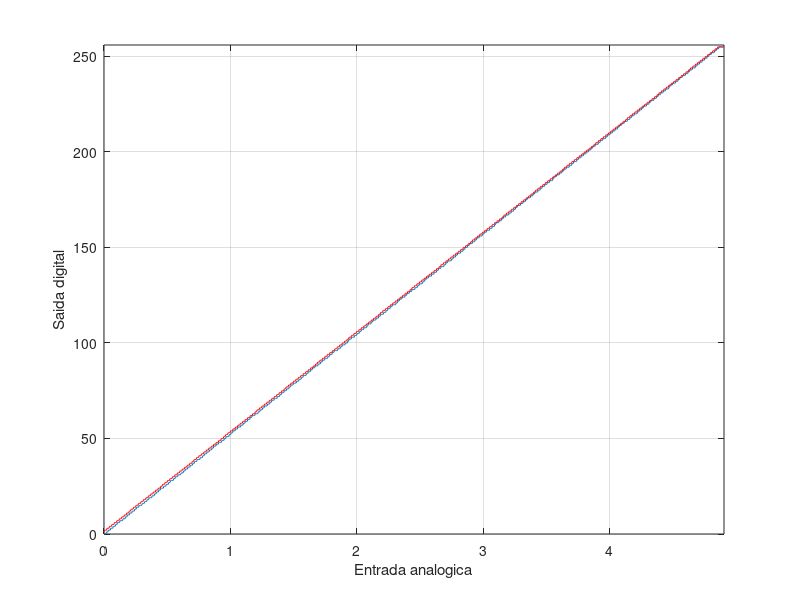
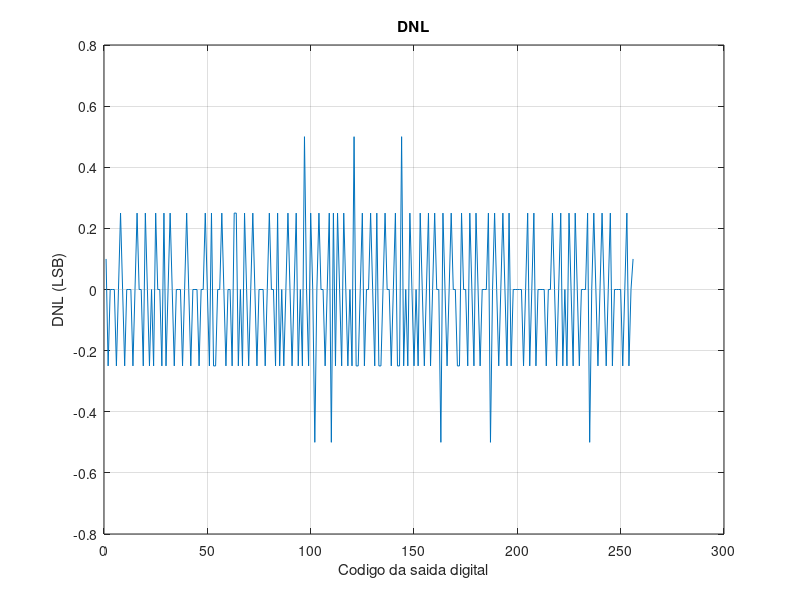
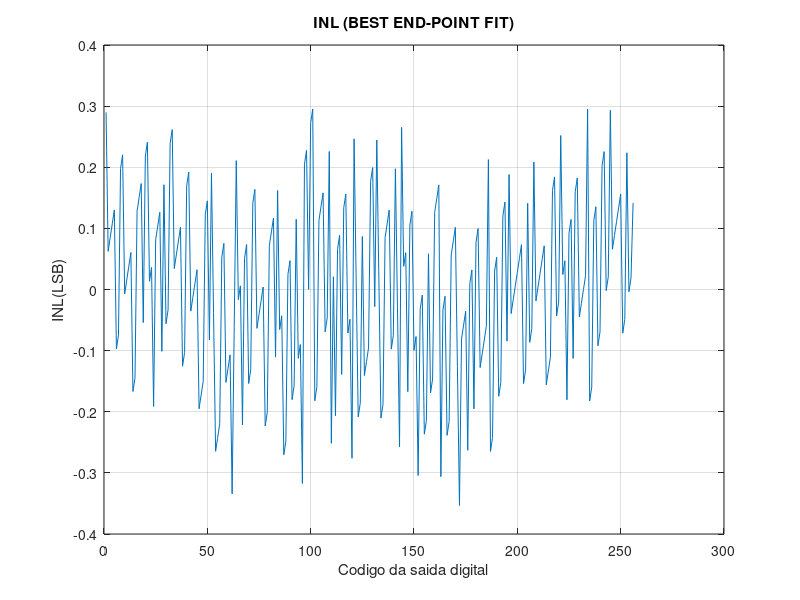

Source code (MATLAB) for these figures, in order:
%-------------------------------------------------%
% Based on the code
% APPLICATION NOTE 2085
% Histogram Testing Determines DNL and INL Errors
% http://www.maxim-ic.com/
% Autor: Thiago Brito
% Alterado por: Patrick Chagas dos Santos em 29/06/2019.
%-------------------------------------------------%

clear all
close all
clc

%Faixa de tensao total do conversor
V = 4.902344;

%Carregando os dados para a geracao do grafico

% saida = csvread('simulacao_metadecap_somadorfinal_5bits_320.csv', 1, 0);

% saida = csvread('teste_verilog8.csv', 1, 0);
saida = csvread('micro.csv', 1, 0);

nbit = 8;

% Dúvida!! 
amostras = 4;

passos = V/((2^nbit));

%Montando as linhas de cada grafico

[l c] = size(saida);

%Percorrer a matrix saida

for i = 1:l
    %Percorre a linha recolhendo os valores para tensoes diferentes na
    %entrada
    for k = 2:c
        if saida(i,k) > 3
            aux = 2^((k-1)-1);
        else
            aux = 0;
        end
        if (k<=2)
            grafico(i)= aux;
        else
            grafico(i) = grafico(i) + aux;
        end
    end
end


t(1) = 0;
for i=1:l
    t(i) = saida(i,1);
%     t(i+1) = t(i) + passos;
%     grafico(i) = grafico(i)-4;
%     if(t(i)>0.064)
%         grafico(i) = grafico(i) + 1;
%     end
end

figure,plot(t,grafico(1,1:l))
axis([0 t(l) 0 (2^nbit)])
xlabel('Entrada analogica')
ylabel('Saida digital')
grid
hold on

j=0;
aux = passos;
for i=1:l
    if (saida(i)>aux)
        j=j+1;
        aux=aux+passos;
    end
    teste(i) = j;
end
% Metadecap

%original: teste = [ teste(5:end) 31 31 31 31 31];
teste = [ teste(8:end) 255 255 255 255 255 255 255 255];
plot(t,teste(1,1:l),'-r')

%Calculo DNL

Vlsb = V/(2^nbit);
DNL = 0;
% DNL = |[(VD+1- VD)/VLSB-IDEAL - 1] | , where 0 < D < 2N - 2.
% VD is the physical value corresponding to the digital output code D, N is
% the ADC resolution, and VLSB-IDEAL is the ideal spacing for two adjacent 
% digital codes.

aux = hist(grafico,2^nbit);

dnl = (aux./amostras)-1;
% dnl = [0.1 dnl(2:31) 0.1];
dnl = [0.1 dnl(2:255) 0.1];
figure;
plot([1:2^nbit],dnl);
grid on;
title('DNL');
xlabel('Codigo da saida digital');
ylabel('DNL (LSB)');


DNL = sort(dnl);
[i, j] = size(DNL);
str = sprintf('O pior DNL negativo do conversor eh %d LSB e o pior caso positivo eh %d LSB', DNL(i), DNL(j));
disp(str);


%Calculo INL

INL = 0;

% INL = | [(VD - VZERO)/VLSB-IDEAL] - D | , where 0 < D < 2N-1.
% VD is the analog value represented by the digital output code D, N is the
% ADC's resolution, VZERO is the minimum analog input corresponding to an 
% all-zero output code, and VLSB-IDEAL is the ideal spacing for two adjacent 
% output codes.

inl = zeros(1,2^nbit);
for i=1:2^nbit
    inl(i) = sum(dnl(1:i));
end

%INL with end-points fit, i.e. INL=0 at end-points the straight line joining
%the 2 end points
%[p,S]=polyfit([1,2^numbit-2],[inl(1),inl(2^numbit-2)],1);
%the best-fit straight line
[p,S]=polyfit([1:2^nbit],inl,1);
inl=inl-p(1)*[1:2^nbit]-p(2);

figure;
plot([1:2^nbit],inl);
grid on;
title('INL (BEST END-POINT FIT)');
xlabel('Codigo da saida digital');
ylabel('INL(LSB)');

INL = sort(inl);
[i, j] = size(INL);
str = sprintf('O pior INL negativo do conversor eh %d LSB e o pior caso positivo eh %d LSB', INL(i), INL(j));
disp(str);

